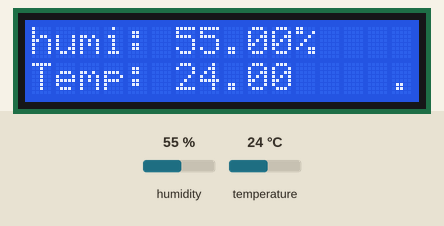
This sketch was run on a simulated Arduino Uno, built with avr-gcc and run on an emulated ATmega328P. On the bench: 16×2 character LCD. The test bench sets the inputs (shaded band); at power-on: humidity 55 %, temperature 24 °C. What the sketch prints to the serial monitor is not drawn.

Above: at 3.2 s.
3.3 s: humidity set to 22 %
At 5.3 s:
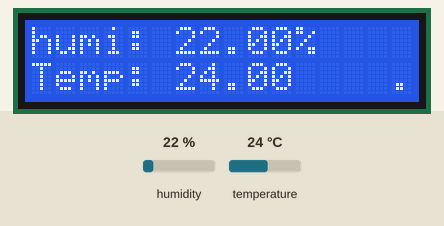
6.5 s: temperature set to 12 °C
At 8.3 s:
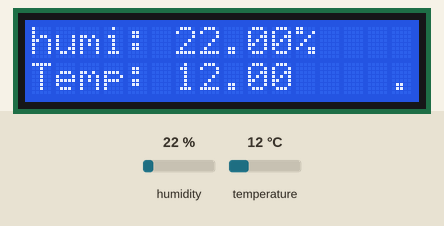
9.7 s: humidity set to 40 %
At 13.1 s:
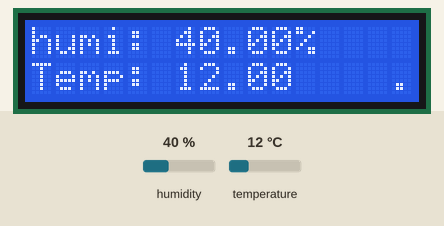
13.6 s: temperature set to 19 °C
At 14.9 s:
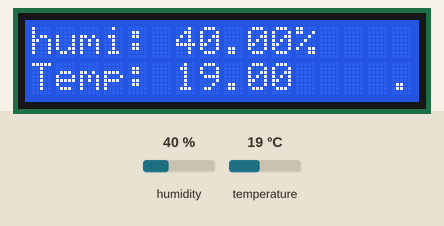
Timing chart, 0 to 16.6 s (numbered marks = the images above; inputs shaded):
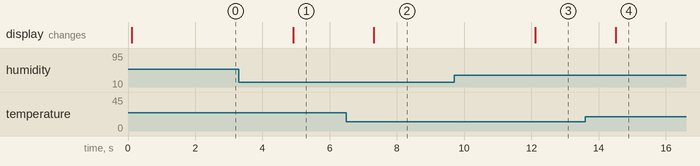

Measured:
- after the input at 3.3 s, the display: changes after 1.6 s (image 1)
- after the input at 6.5 s, the display: changes after 0.82 s (image 2)
- after the input at 9.7 s, the display: changes after 2.4 s (image 3)
- after the input at 13.6 s, the display: changes after 0.91 s (image 4)

The sketch:

humidity-temp.ino
```cpp
#include"DHT.h"
#include<LiquidCrystal_I2C.h>
LiquidCrystal_I2C lcd(0x27, 16, 2);
#define DHTPIN 2
#define DHTTYPE DHT11
DHT dht(DHTPIN, DHTTYPE);


void setup(){ }

void loop()
{
  float humi = dht.readHumidity(0);
  float tempC = dht.readTemperature();
  Serial.print("humidity: ");
  Serial.print(humi);
  Serial.print("%");
  Serial.print("    |   ");
  Serial.print("temperature: ");
  Serial.print(tempC);
  Serial.print("   .C");
  lcd.init();
  lcd.backlight();
  lcd.setCursor(0, 0);
  lcd.print("humi: ");
  lcd.print(humi);
  lcd.print("%");
  Serial.begin(9600);
  dht.begin();
  lcd.setCursor(0, 1);
  lcd.print("Temp: ");
  lcd.print(tempC);
  lcd.print("    .C");
  delay(500);
}
```
